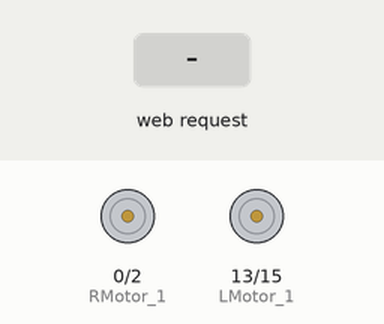
The sketch below on a simulated ESP32. Shown: motor-driver pin pairs drawn as motors (green arrow = first pin HIGH = forward, orange = second pin HIGH = backward, longer = more drive, scaled by the enable pin). The test bench sets the inputs (shaded band). WiFi joins after 1.5 s; servers stay silent unless stated; what the sketch prints to the serial monitor is not drawn.

Above: at 12.2 s.
12.3 s: HTTP request GET /?direction=F received
At 13.4 s:
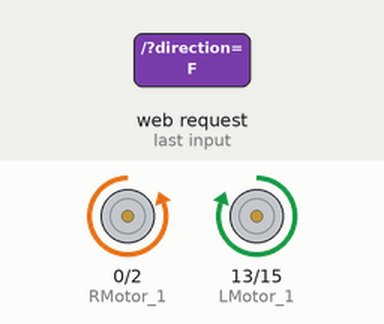
13.8 s: HTTP request GET /?direction=B received
At 14.5 s:
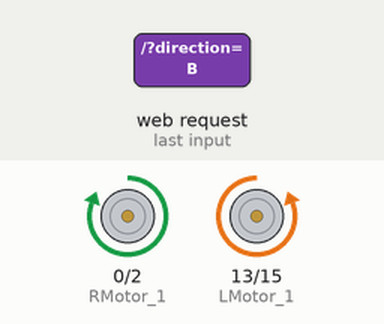
15.3 s: HTTP request GET /?direction=R received
At 15.7 s:
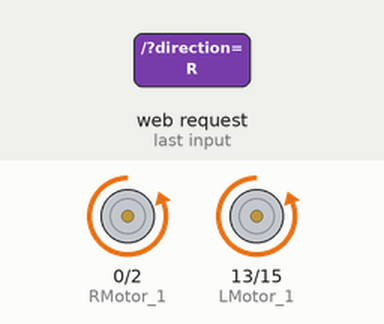
16.8 s: HTTP request GET /?direction=L received
At 18.0 s:
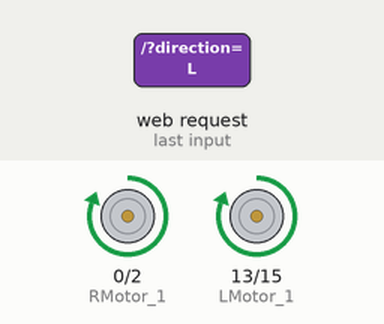
Timing chart, 0 to 19.3 s (numbered marks = the images above; inputs shaded):
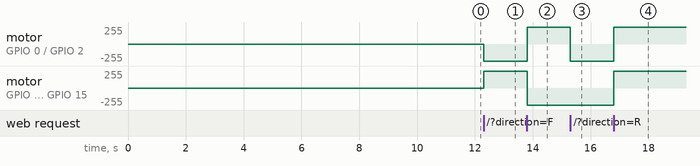

Measured:
- after the input at 12.3 s, motor on GPIO 0 (RMotor_1) / GPIO 2 (RMotor_2): stopped → backward 255/255 at once; motor on GPIO 13 (LMotor_1) / GPIO 15 (LMotor_2): stopped → forward 255/255 at once
- after the input at 13.8 s, motor on GPIO 0 (RMotor_1) / GPIO 2 (RMotor_2): backward 255/255 → forward 255/255 at once; motor on GPIO 13 (LMotor_1) / GPIO 15 (LMotor_2): forward 255/255 → backward 255/255 at once
- after the input at 15.3 s, motor on GPIO 0 (RMotor_1) / GPIO 2 (RMotor_2): forward 255/255 → backward 255/255 at once
- after the input at 16.8 s, motor on GPIO 0 (RMotor_1) / GPIO 2 (RMotor_2), motor on GPIO 13 (LMotor_1) / GPIO 15 (LMotor_2): backward 255/255 → forward 255/255 at once

The sketch:

main.ino
```cpp
#include <WiFi.h>
#include <WebServer.h>

WebServer server(80);

const char* ssid = "ARUN_KUMAR";
const char* password = "arunkumar";

String direction = "";
int robospeed = 800; /* Defining speed limit min 400 to max 1023 */

/* Defining right and left motor pins */
int RMotor_1 = 0; /* Right Motor GPIO0(D3) */
int RMotor_2 = 2; /* Right Motor GPIO2(D4) */
int LMotor_1 = 13; /* Left Motor GPIO13(D7) */
int LMotor_2 = 15; /* Left Motor GPIO15(D8) */

/* Defining L298N enable pins */
int REnable = 14; /* Right Motor Enable Pin GPIO14(D5) */
int LEnable = 12; /* Right Motor Enable Pin GPIO12(D6)  */

void setup() {
  Serial.begin(115200);
  Serial.println("GPIO test!");

  /* Initialize Motor Control Pins as Output */
  pinMode(RMotor_1, OUTPUT);
  pinMode(RMotor_2, OUTPUT);
  pinMode(LMotor_1, OUTPUT);
  pinMode(LMotor_2, OUTPUT);

  /* Initialize Motor Enable Pins as Output */
  pinMode(REnable, OUTPUT);
  pinMode(LEnable, OUTPUT);

  /* Connect to WiFi */
  connectingToWiFi();

  server.on("/", handleRequest);
  server.onNotFound(handleRequest);

  /* Start Server */
  server.begin();
  Serial.println("Server started");

  /* Start Motors */
  analogWrite(REnable, robospeed);
  analogWrite(LEnable, robospeed);
}

void loop() {
  /* Handle Request */
  server.handleClient();
  String direction = server.arg("direction");
  Serial.println(direction);

  if (direction == "F") {
    move_forward(); /* If direction F moves forward */
  } else if (direction == "B") {
    move_backward(); /* If direction B moves backward */
  } else if (direction == "R") {
    turn_right(); /* If direction R turns right */
  } else if (direction == "L") {
    turn_left(); /* If direction L turns left */
  } else if (direction == "S") {
    move_stop(); /* If direction S stops moving */
  }
}

void handleRequest() {
  if (server.hasArg("direction")) {
    Serial.println(server.arg("direction"));
  }
  server.send(200, "text/html", "");
  delay(1);
}

void connectingToWiFi() {
  delay(3000);
  WiFi.disconnect();
  delay(1000);
  Serial.println("Connecting to WiFi");
  WiFi.begin(ssid, password);
  while (!(WiFi.status() == WL_CONNECTED)) {
    delay(1000);
    Serial.print(".");
  }
  Serial.println("Connected");
  Serial.println("Local IP is: ");
  Serial.print(WiFi.localIP().toString());
  delay(5000);
}

/* Move Forward */
void move_forward() {
  digitalWrite(RMotor_1, LOW);
  digitalWrite(RMotor_2, HIGH);
  digitalWrite(LMotor_1, HIGH);
  digitalWrite(LMotor_2, LOW);
}

/* Move Backward */
void move_backward() {
  digitalWrite(RMotor_1, HIGH);
  digitalWrite(RMotor_2, LOW);
  digitalWrite(LMotor_1, LOW);
  digitalWrite(LMotor_2, HIGH);
}

/* Turn Right */
void turn_right() {
  digitalWrite(RMotor_1, LOW);
  digitalWrite(RMotor_2, HIGH);
  digitalWrite(LMotor_1, LOW);
  digitalWrite(LMotor_2, HIGH);
}

/* Turn Left */
void turn_left() {
  digitalWrite(RMotor_1, HIGH);
  digitalWrite(RMotor_2, LOW);
  digitalWrite(LMotor_1, HIGH);
  digitalWrite(LMotor_2, LOW);
}

/* Stop Move */
void move_stop() {
  digitalWrite(RMotor_1, LOW);
  digitalWrite(RMotor_2, LOW);
  digitalWrite(LMotor_1, LOW);
  digitalWrite(LMotor_2, LOW);
}
```
